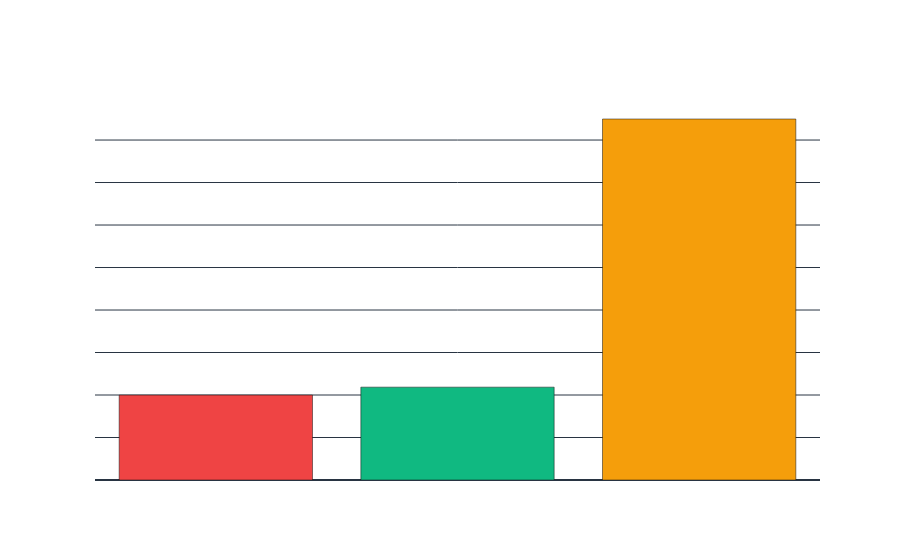

Notebook code cell kept with this figure:
### Markdown cell above
### B.4 — Impacto del Estado IA en el Precio Medio

### Code cell
# B.4. Bar chart: precio mediano por estado de conservación
# ── Para app.py: copia esta función ──────────────────────────────────────────
def make_estado_bar(df):
    df_ia = df[df['estado_conservacion'] != 'No etiquetado']
    df_agg = df_ia.groupby('estado_conservacion')['precio_limpio'].median().reset_index()
    df_agg.columns = ['Estado', 'Precio Mediano (€)']
    orden = ['A reformar', 'Buen estado', 'Lujo']
    df_agg['Estado'] = pd.Categorical(df_agg['Estado'], categories=orden, ordered=True)
    df_agg = df_agg.sort_values('Estado')

    fig = px.bar(
        df_agg, x='Estado', y='Precio Mediano (€)',
        color='Estado',
        color_discrete_map=COLOR_MAP_ESTADO,
        title="Impacto del Estado (IA Visual) en Precio Mediano",
        template="plotly_dark",
        text='Precio Mediano (€)',
    )
    fig.update_traces(texttemplate='%{text:,.0f} €', textposition='outside')
    fig.update_layout(**PLOTLY_DARK_LAYOUT, showlegend=False)
    fig.update_yaxes(tickformat=",.0f", title="Precio Mediano (€)")
    return fig

fig_b4 = make_estado_bar(df)
fig_b4.show()

### Figure 1 — Plotly figure (JSON) as saved in the notebook; plotly's stock layout.template omitted (floating-point values rounded to 4 significant figures)
{"data": [{"hovertemplate": "Estado=%{x}<br>Precio Mediano (€)=%{text}<extra></extra>", "legendgroup": "A reformar", "marker": {"color": "#ef4444", "pattern": {"shape": ""}}, "name": "A reformar", "orientation": "v", "showlegend": true, "text": [399500.0], "textposition": "outside", "texttemplate": "%{text:,.0f} €", "type": "bar", "x": ["A reformar"], "xaxis": "x", "y": [399500.0], "yaxis": "y"}, {"hovertemplate": "Estado=%{x}<br>Precio Mediano (€)=%{text}<extra></extra>", "legendgroup": "Buen estado", "marker": {"color": "#10b981", "pattern": {"shape": ""}}, "name": "Buen estado", "orientation": "v", "showlegend": true, "text": [437000.0], "textposition": "outside", "texttemplate": "%{text:,.0f} €", "type": "bar", "x": ["Buen estado"], "xaxis": "x", "y": [437000.0], "yaxis": "y"}, {"hovertemplate": "Estado=%{x}<br>Precio Mediano (€)=%{text}<extra></extra>", "legendgroup": "Lujo", "marker": {"color": "#f59e0b", "pattern": {"shape": ""}}, "name": "Lujo", "orientation": "v", "showlegend": true, "text": [1699000.0], "textposition": "outside", "texttemplate": "%{text:,.0f} €", "type": "bar", "x": ["Lujo"], "xaxis": "x", "y": [1699000.0], "yaxis": "y"}], "layout": {"barmode": "relative", "font": {"color": "white", "family": "Inter, sans-serif"}, "legend": {"font": {"color": "white"}, "title": {"text": "Estado"}, "tracegroupgap": 0}, "paper_bgcolor": "rgba(0,0,0,0)", "plot_bgcolor": "rgba(0,0,0,0)", "showlegend": false, "title": {"font": {"color": "white", "size": 15}, "text": "Impacto del Estado (IA Visual) en Precio Mediano"}, "xaxis": {"anchor": "y", "categoryarray": ["A reformar", "Buen estado", "Lujo"], "categoryorder": "array", "domain": [0.0, 1.0], "title": {"text": "Estado"}}, "yaxis": {"anchor": "x", "domain": [0.0, 1.0], "tickformat": ",.0f", "title": {"text": "Precio Mediano (€)"}}}}
